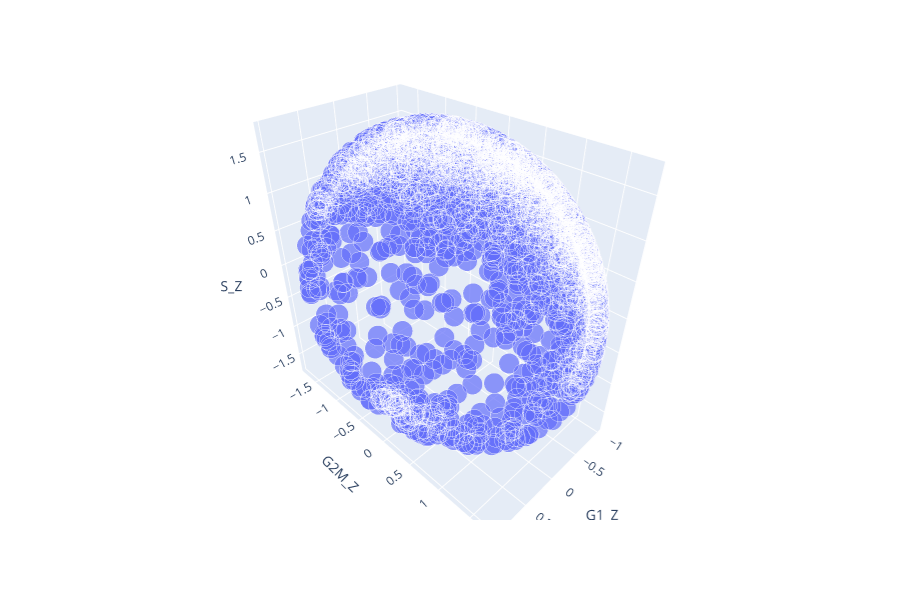

Source (notebook cell):
### Code cell
Z_DF = pd.DataFrame(index=G1_Z.index)
Z_DF['G1_Z']= G1_Z
Z_DF['G2M_Z']= G2M_Z
Z_DF['S_Z']= S_Z
Z_DF['size']= 0.5
Z_DF['alpha']= 0.5
fig = px.scatter_3d(Z_DF,x='G1_Z',y='G2M_Z',z='S_Z',size='size')
fig.show()

### Figure 1 — Plotly figure (JSON) as saved in the notebook; plotly's stock layout.template omitted (floating-point values rounded to 4 significant figures; data arrays with more than 128 entries replaced by an {"elided": "..."} marker saying what was removed)
{"data": [{"hoverlabel": {"namelength": 0}, "hovertemplate": "G1_Z=%{x}<br>G2M_Z=%{y}<br>S_Z=%{z}<br>size=%{marker.size}", "legendgroup": "", "marker": {"color": "#636efa", "size": {"elided": "2707 float values"}, "sizemode": "area", "sizeref": 0.00125, "symbol": "circle"}, "mode": "markers", "name": "", "scene": "scene", "showlegend": false, "type": "scatter3d", "x": {"elided": "2707 float values"}, "y": {"elided": "2707 float values"}, "z": {"elided": "2707 float values"}}], "layout": {"height": 600, "legend": {"itemsizing": "constant", "tracegroupgap": 0}, "margin": {"t": 60}, "scene": {"domain": {"x": [0, 0.98], "y": [0, 1]}, "xaxis": {"title": {"text": "G1_Z"}}, "yaxis": {"title": {"text": "G2M_Z"}}, "zaxis": {"title": {"text": "S_Z"}}}}}
